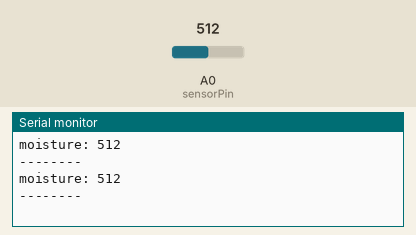
Recording of a sketch running on a simulated Arduino Uno, built with avr-gcc and run on an emulated ATmega328P. Parts: the last lines printed to the serial monitor. The test bench sets the inputs (shaded band); at power-on: A0 (sensorPin) = 512.

Above: at 2.8 s.
2.9 s: A0 (sensorPin) set to 716
At 5.2 s:
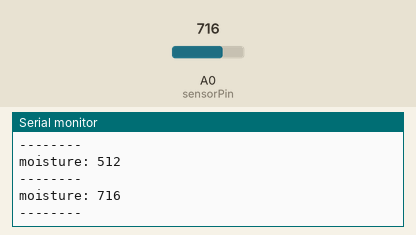
5.6 s: A0 (sensorPin) set to 900
At 6.9 s:
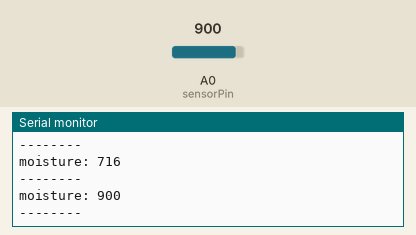
Timing chart, 0 to 8.6 s (numbered marks = the images above; inputs shaded):
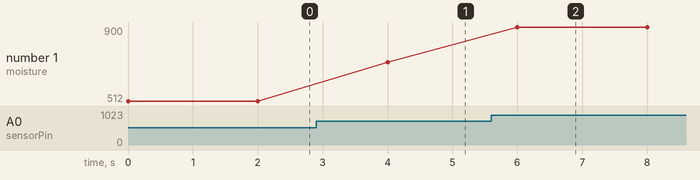

The sketch:

basicSensor.ino
```cpp
const int sensorPin = A0; // moisture sensor

void setup() {
  Serial.begin(9600);
  pinMode(sensorPin, INPUT);

}

void loop() {
  // put your main code here, to run repeatedly:
  int moistureLevel = analogRead(sensorPin);
  Serial.print("moisture: ");
  Serial.println(moistureLevel);
  Serial.println("--------");
  delay(2000);
}
```

Measured:
- after the input at 2.9 s, the serial monitor: prints a new line after 1.1 s (image 1)
- after the input at 5.6 s, the serial monitor: prints a new line after 0.40 s (image 2)
- plotted number 1: 512 → 716 after the input at 2.9 s, 716 → 900 after the input at 5.6 s
